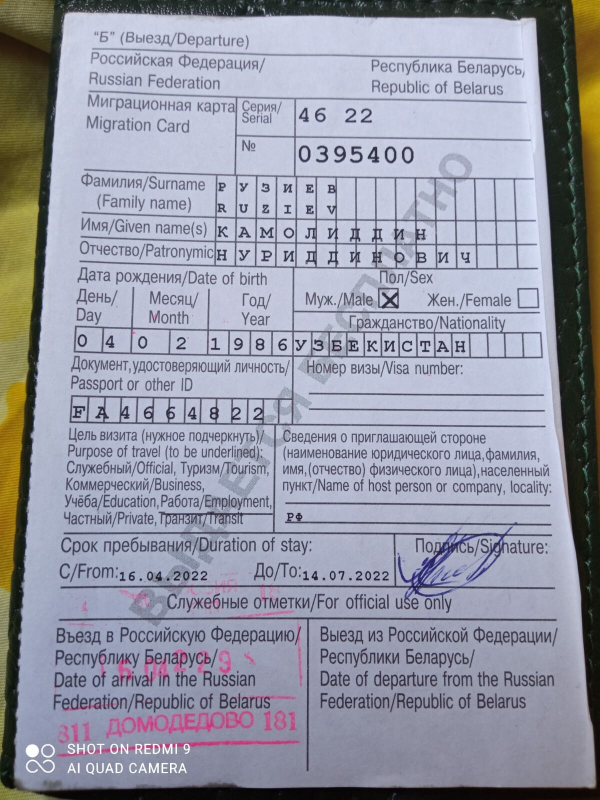
#> input picture 48.png, 1200 x 1600 px (shown at 1/2 size)
$ python -i prepare_image.py   (imports and definitions only)
#> lines starting #> are read from the running program, lines starting #| are printed output that depends on the picture; after the words box and inside, x2 and y2 are one past the last pixel; in counts of white or black regions, pixels touching at a corner belong together
#> further down, picture is the input picture: shape (1600, 1200, 3); mean B, G, R 164.3, 150.6, 148.9
import cv2
import math
import numpy as np

# [12 lines left out: function contours_of_document, not called in this run]

def preprocess_image(image, show=False):
#> called with show = False
    gray = cv2.cvtColor(image.copy(), cv2.COLOR_BGR2GRAY)
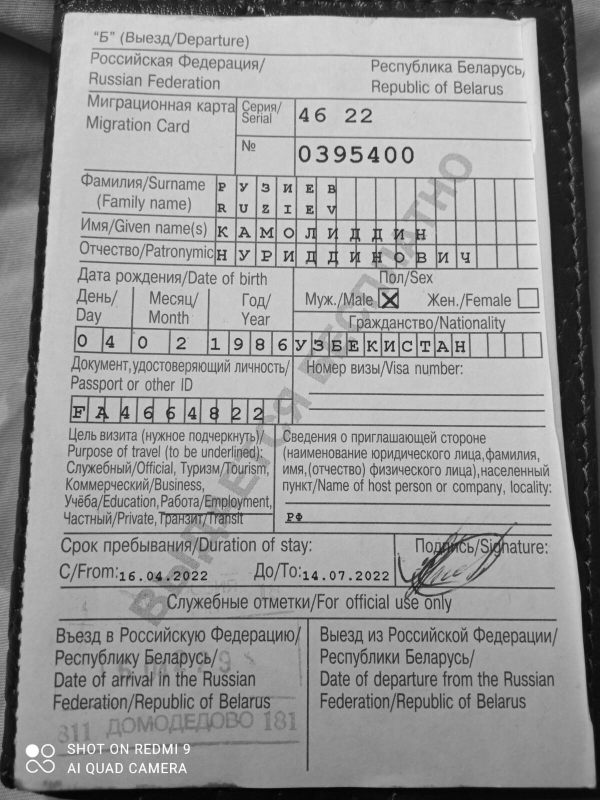
#> gray: shape (1600, 1200) (shown at 1/2 size); min 1, max 255, mean 151.7
    blurred = cv2.GaussianBlur(gray, (5, 5), 0)
    edges = cv2.Canny(blurred, 1, 50)
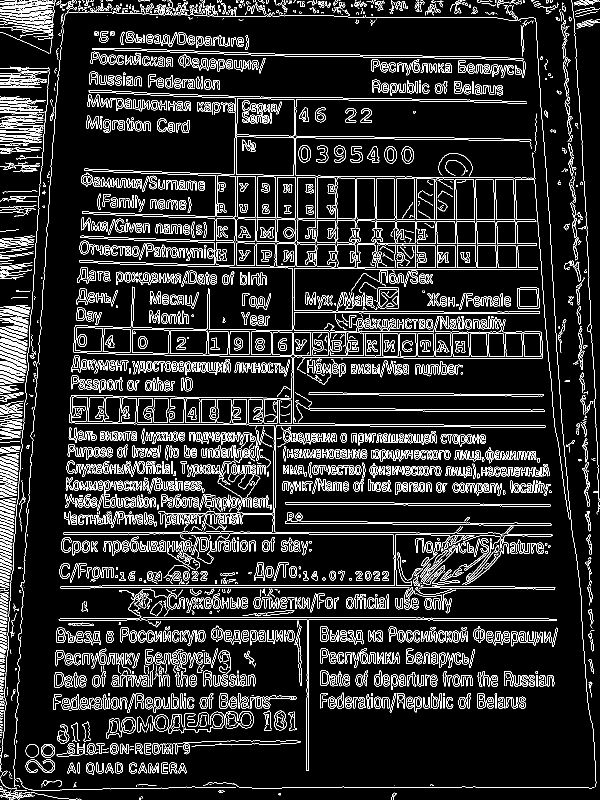
#> edges: shape (1600, 1200) (shown at 1/2 size); 10.5% white in thin lines or dots

    #Нахождение контуров на изображении
    contours, _ = cv2.findContours(edges, cv2.RETR_EXTERNAL, cv2.CHAIN_APPROX_SIMPLE)
#> contours = 2747 contours, 1730 with area under 20; largest, box (x1, y1, x2, y2) and area: (472, 196, 589, 352) 17078, (117, 1234, 1114, 1542) 4884, (264, 658, 339, 707) 3382, (340, 660, 415, 709) 3368, (184, 96, 1047, 121) 3182

    #Отрисовка контуров на изображении
    image = image.copy()
    cv2.drawContours(image, contours, -1, (0, 0, 0), 2)
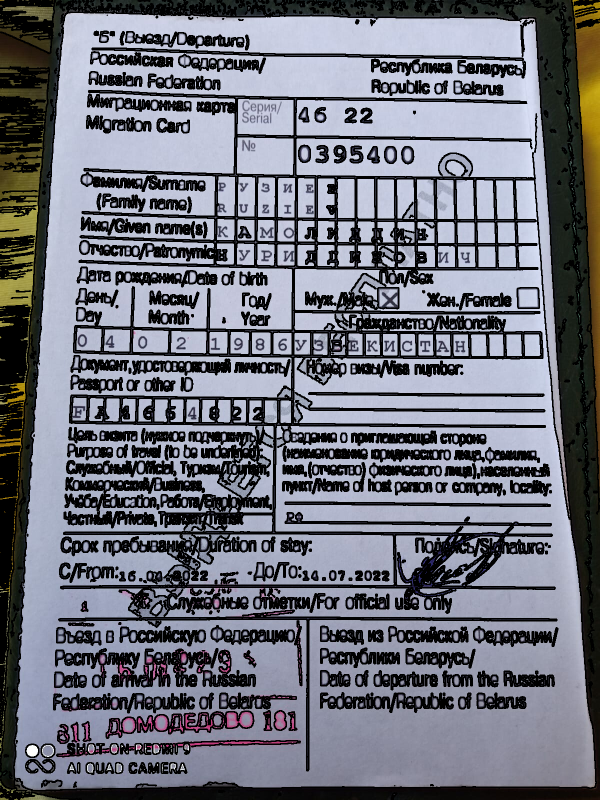
#> image: shape (1600, 1200, 3) (shown at 1/2 size); mean B, G, R 124.7, 114.1, 112.1

    if show:
        cv2.imshow('edged', image)
        cv2.waitKey(0)
        cv2.destroyAllWindows()

    return image


# [45 lines left out: functions resize_img_points, back_coordinates, rotate_polygon, not called in this run]

def rotate_image_90(image):
    return cv2.rotate(image, cv2.ROTATE_90_COUNTERCLOCKWISE)

# [21 lines left out: functions prepare_data, show_polygon, not called in this run]

>>> import cv2
>>> picture = cv2.imread('48.png')
>>> result = preprocess_image(picture)
